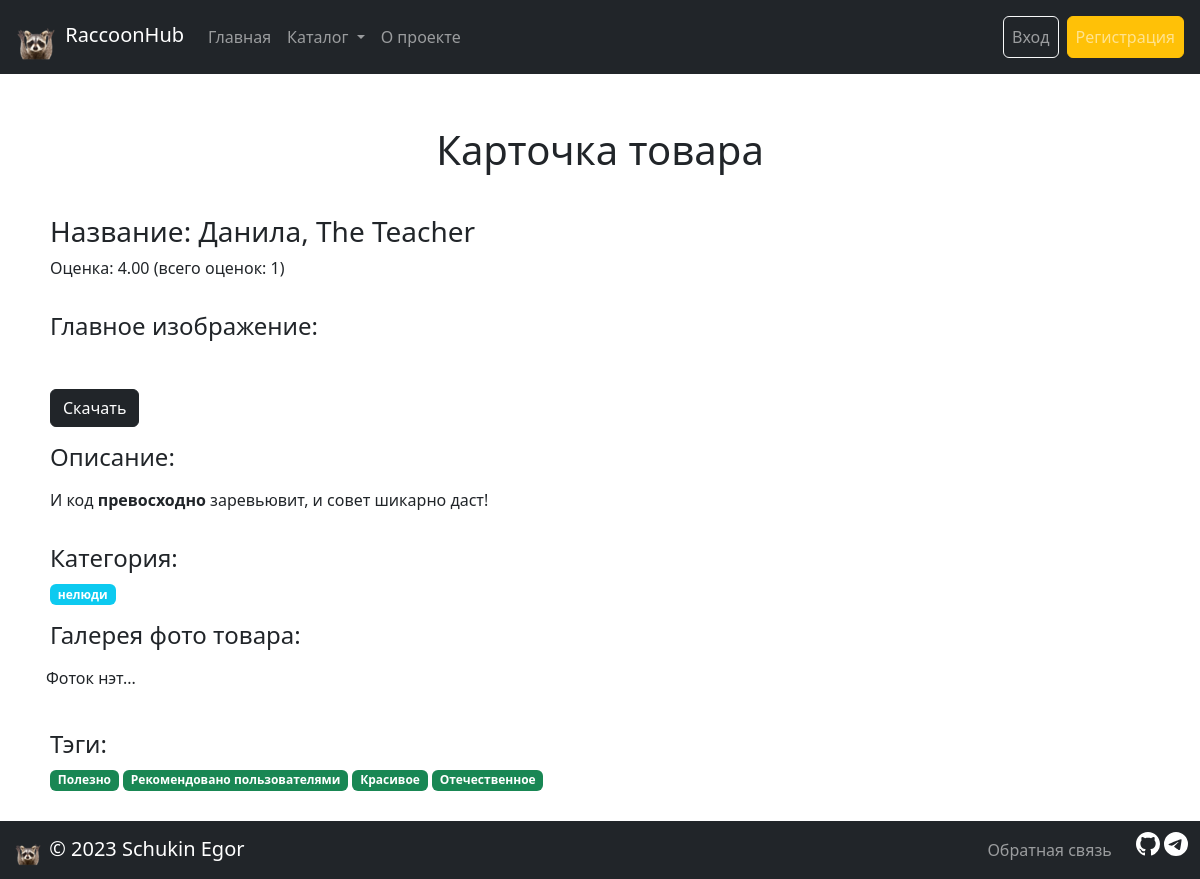
Screenshot of /catalog/5/ with the database file from the repository.
### catalog/models.py (models this page shows)
class Item(core.models.PublishedWithNameBaseModel):
    objects = catalog.managers.ItemManager()
    created_at = django.db.models.DateTimeField(
        auto_now_add=True,
        verbose_name='дата добавления товара',
    )
    updated_at = django.db.models.DateTimeField(
        auto_now=True,
        verbose_name='дата изменения товара',
    )
    is_on_main = django.db.models.BooleanField(
        verbose_name='публикация на главной странице',
        help_text='Публиковать товар на главной странице?',
        default=False,
    )
    category = django.db.models.ForeignKey(
        Category,
        verbose_name='категория',
        on_delete=django.db.models.CASCADE,
    )
    tags = django.db.models.ManyToManyField(
        Tag,
        verbose_name='тег',
    )
    text = ckeditor.fields.RichTextField(
        'описание',
        help_text='Описание(>2 символов, содержит "превосходно, роскошно")',
        validators=[
            catalog.validators.ValidateMustContain('превосходно', 'роскошно'),
        ],
        config_name='item_text_editor',
    )
    class Meta:
        ordering = ('name',)
        default_related_name = 'items'
        verbose_name = 'товар'
        verbose_name_plural = 'товары'

class Category(core.models.UniqueNameSlugBaseModel):
    weight = django.db.models.PositiveSmallIntegerField(
        'вес',
        help_text='Введите вес(число 0-100)',
        default=100,
        validators=[django.core.validators.MaxValueValidator(32767)],
    )
    class Meta:
        verbose_name = 'категория'
        verbose_name_plural = 'категории'

class Tag(core.models.UniqueNameSlugBaseModel):
    objects = catalog.managers.TagManager()
    class Meta:
        default_related_name = 'tags'
        verbose_name = 'тег'
        verbose_name_plural = 'теги'

### catalog/views.py (the view, shortened to what this page needs)
# urls.py: path('<int:pk>/', views.ItemDetailView.as_view(), name='item_detail'),
class ItemDetailView(DetailView):
    rating_form_class = rating.forms.RatingForm
    template_name = 'catalog/item_detail.html'
    queryset = catalog.models.Item.objects.published().prefetch_related(
        django.db.models.Prefetch(
            rating.models.Rating.rating.field.name,
            queryset=rating.models.Rating.objects.all(),
        )
    )
    model = catalog.models.Item
    http_method_names = ['get', 'post', 'head']
    def get_context_data(self, **kwargs):
        context = super().get_context_data(**kwargs)
        ratings = context['item'].rating.all()
        if len(ratings) == 0:
            rating_average = 0
        else:
            rating_average = sum(map(lambda x: x.rating or 0, ratings)) / len(
                ratings
            )
        context['rating_avg'] = rating_average
        context['rating_form'] = self.rating_form_class()
        ratings_map_users = list(map(lambda x: x.user_id, ratings))
        context['user_rating'] = RATING_DOESNT_EXIST_VALUE
        user_rating = RATING_DOESNT_EXIST_VALUE
        return context
    def post(self, request, *args, **kwargs):
        rating_form = self.rating_form_class(request.POST or None)
        self.object = self.get_object()
        context = self.get_context_data(**kwargs)
        user_rating = context['user_rating']
        if rating_form.is_valid() and request.user.is_authenticated:
            if user_rating != RATING_DOESNT_EXIST_VALUE:
                user_rating.rating = rating_form.cleaned_data['rating']
                user_rating.save()
                messages.success(request, 'Оценка изменена')
            else:
                rating.models.Rating.objects.create(
                    rating=rating_form.cleaned_data['rating'],
                    item=self.object,
                    user=request.user,
                )
                messages.success(request, 'Оценка поставлена')
        if (
            'delete' in request.POST
            and request.user.is_authenticated
            and user_rating != RATING_DOESNT_EXIST_VALUE
        ):
            user_rating.delete()
            messages.success(request, 'Оценка удалена')
        return django.shortcuts.redirect(
            'catalog:item_detail', pk=kwargs.get('pk')
        )

### core/models.py (called while the page is built)
    def get_image_300x300(self):
        return sorl.thumbnail.get_thumbnail(
            self.image, '300x300', crop='center', quality=65
        )

    def image_tmb(self):
        if self.image:
            return django.utils.html.mark_safe(
                f'<img src="{self.get_image_300x300().url}">'
            )
        self.image_tmb.short_description = 'превью'
        return '(Фото товара)'

### users/context_processors.py (called while the page is built)
def birthday_persons(request):
    active_users_with_birthday = (
        users.models.ProxyUser.objects.active().filter(
            profile__birthday__isnull=False
        )
    )
    have_birthday_today = []
    if active_users_with_birthday:
        have_birthday_today = active_users_with_birthday.filter(
            profile__birthday__day=timezone.now().date().day,
            profile__birthday__month=timezone.now().date().month,
            profile__birthday__year__lte=timezone.now().date().year,
        ).values(
            users.models.ProxyUser.id.field.name,
            users.models.ProxyUser.username.field.name,
            users.models.ProxyUser.email.field.name,
        )
    return {'birthday_persons': have_birthday_today}

### templates/catalog/item_detail.html (shortened to what this page needs)
{% extends 'base.html' %}
{% load static %}
{% load i18n %}
{% block content %}
  <div class="container">
    <div class="d-flex justify-content-center">
      <div class="text-wrap p-3" id="item_header">
        <h1>{% translate 'Карточка товара' %}</h1>
      </div>
    </div>
    <div class="align-self-center p-2">
      <h3>{% translate 'Название' %}: {{ item.name }}</h3>
      <div>
        <p>Оценка: {{ rating_avg|floatformat:2 }} (всего оценок: {{ item.rating.all|length }})</p>
      </div>
    </div>
    {% if item.main_image.image.url %}
      <div class="align-self-center p-2">
        <h4>{% translate 'Главное изображение' %}:</h4>
      </div>
      <div class="align-self-center p-2">
        <a class="btn btn-dark" download="proposed_file_name" href="{{ item.main_image.image.url }}" role="button">{% translate 'Скачать' %}</a>
      </div>
    {% endif %}
    <div class="align-self-center p-2">
      <h4>{% translate 'Описание' %}:</h4>
      <p class="text-break">{{ item.text|safe }}</p>
    </div>
    <div class="align-self-center p-2">
      <h4>{% translate 'Категория' %}: </h4>
      <span class="badge badge-pill bg-info">{{ item.category.name }}</span>
    </div>
    <div class="align-self-center p-2">
      <h4>{% translate 'Галерея фото товара' %}:</h4>
      <div class="row row-cols-3">
        {% for img_obj in item.description_images.all %}
          <div class="col-sm-6 mb-3">
            <div class="card border-0 text-center">
              {{ img_obj.image_tmb }}
              <div class="card-body">
                <a class="btn btn-dark" download="proposed_file_name" href="{{ img_obj.image.url }}" role="button">{% translate 'Скачать картинку выше' %}</a>
              </div>
            </div>
          </div>
        {% empty %}
          <div class="align-self-center p-2">
            <p>{% translate 'Фоток нэт' %}...</p>
          </div>
        {% endfor %}
      </div>
    </div>
    <div class="align-self-center p-2 md-auto">
      <h4>{% translate 'Тэги' %}:</h4>
      {% for tag in item.tags.all %}
        <span class="badge badge-pill bg-success">{{ tag.name }}</span>
      {% endfor %}
    </div>
  </div>
{% endblock %}

### static_dev/css/own_style.css (style rules this page uses)
#raccoon_header, #hub_header, #catalog_header, #about_header_img, #item_header { font-size: large; margin-top: 2em !important; margin-bottom: 0.5em !important; border-radius: 17px !important; }

### rows the page displays
Item: name "Данила, The Teacher", rating.all|length "1", text "И код превосходно заревьювит, и совет шикарно даст!", category.name "нелюди"
Tag: name "Полезно"
Tag: name "Рекомендовано пользователями"
Tag: name "Красивое"
Tag: name "Отечественное"

### other values shown
{{ rating_avg|floatformat:2 }} "4.00"
{{ current_year }} "2023"
